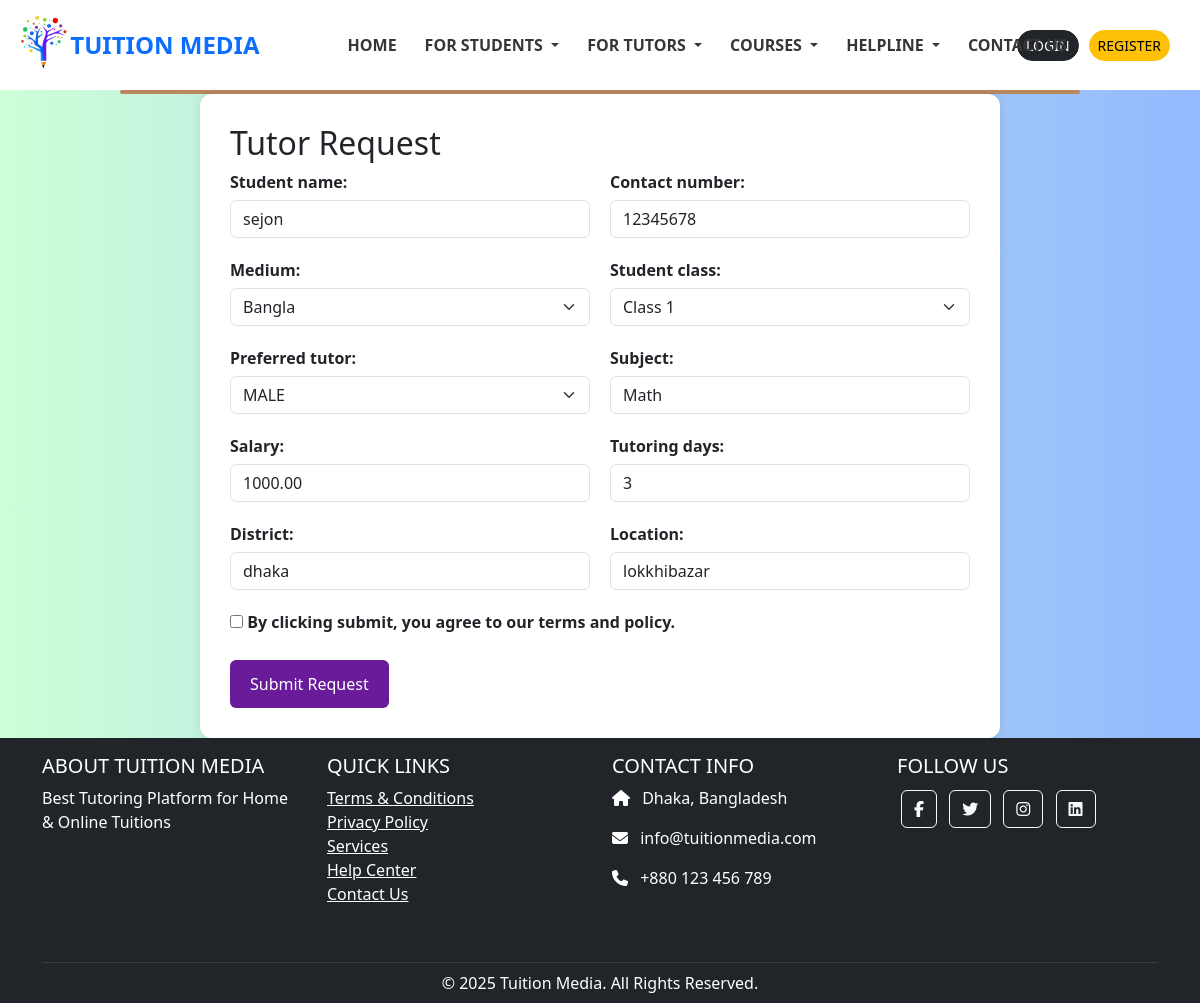
Screenshot of /update/1 with the database file from the repository.
### students/models.py (models this page shows, shortened)
class tutor_request_post(models.Model):
    CLASS_CHOICES = [
        ('Class 1', 'Class 1'),
        ('Class 2', 'Class 2'),
        ('Class 3', 'Class 3'),
        ('Class 4', 'Class 4'),
        ('Class 5', 'Class 5'),
        ('Class 6', 'Class 6'),
        ('Class 7', 'Class 7'),
        ('Class 8', 'Class 8'),
        ('Class 9', 'Class 9'),
        ('Class 10', 'Class 10'),
        ('HSC 1st Year', 'HSC 1st Year'),
        ('HSC 2nd Year', 'HSC 2nd Year'),
    ]
    MEDIUM_CHOICES = [
        ('Bangla', 'Bangla'),
        ('English', 'English'),
    ]
    GENDER_CHOICES = [
        ('MALE', 'MALE'),
        ('FEMALE', 'FEMALE'),
        ('MALE/FEMALE', 'MALE/FEMALE'),
    ]
    student_name = models.CharField(max_length=100)  # blank=False by default
    contact_number = models.CharField(max_length=20, blank=True, null=True)  # Optional
    medium = models.CharField(max_length=20, choices=MEDIUM_CHOICES,default='Bangla')  # Required choice
    student_class = models.CharField(max_length=30, choices=CLASS_CHOICES,default='class 10')  # Required choice
    preferred_tutor = models.CharField(max_length=20, choices=GENDER_CHOICES,default='MALE')  # Required choice
    subject = models.CharField(max_length=100, blank=True, null=True)
    salary = models.DecimalField(max_digits=10, decimal_places=2, blank=True, null=True)
    tutoring_days = models.CharField(max_length=100, blank=True, null=True)
    district = models.CharField(max_length=100, blank=True, null=True)
    location = models.CharField(max_length=100, blank=True, null=True)
    timestamp = models.DateTimeField(auto_now_add=True)

### tutors/views.py (the view)
# urls.py: path('update/<str:id>',tutors_view.update, name='update'),
def update(request,id):
    posts= tutor_request_post.objects.get(pk=id)
    form=TutorRequestForm(instance=posts)
    if request.method=='POST':
        form = TutorRequestForm(request.POST,instance=posts)
        if form.is_valid():
            form.save()
            return redirect('find_tuitions')
    context={
        'form':form,
    }
    return render(request,template_name='tutors/update.html',context=context)

### students/forms.py
class TutorRequestForm(forms.ModelForm):
    class Meta:
        model = tutor_request_post
        fields = '__all__'
        widgets = {
            'student_name': forms.TextInput(attrs={'class': 'form-control', 'placeholder': 'Student Name'}),
            'contact_number': forms.TextInput(attrs={'class': 'form-control', 'placeholder': 'Contact Number'}),
            'medium': forms.Select(attrs={'class': 'form-select'}),
            'student_class': forms.Select(attrs={'class': 'form-select'}),
            'preferred_tutor': forms.Select(attrs={'class': 'form-select'}),
            'subject': forms.TextInput(attrs={'class': 'form-control', 'placeholder': 'Subject'}),
            'salary': forms.NumberInput(attrs={'class': 'form-control', 'placeholder': 'Expected Salary'}),
            'tutoring_days': forms.TextInput(attrs={'class': 'form-control', 'placeholder': 'Tutoring Days (e.g., Sun, Tue, Thu)'}),
            'district': forms.TextInput(attrs={'class': 'form-control', 'placeholder': 'District'}),
            'location': forms.TextInput(attrs={'class': 'form-control', 'placeholder': 'Location'}),
        }

### template/tutors/update.html (shortened to what this page needs)
{% extends 'base.html' %}
{% block content %}
<div class="form-container">
  <h2>Tutor Request</h2>
  <form method="POST">
    <div class="form-row">
      <div class="form-group">
        {{ form.student_name.label_tag }}
        {{ form.student_name }}
      </div>
      <div class="form-group">
        {{ form.contact_number.label_tag }}
        {{ form.contact_number }}
      </div>
    </div>
    <div class="form-row">
      <div class="form-group">
        {{ form.medium.label_tag }}
        {{ form.medium }}
      </div>
      <div class="form-group">
        {{ form.student_class.label_tag }}
        {{ form.student_class }}
      </div>
    </div>
    <div class="form-row">
      <div class="form-group">
        {{ form.preferred_tutor.label_tag }}
        {{ form.preferred_tutor }}
      </div>
      <div class="form-group">
        {{ form.subject.label_tag }}
        {{ form.subject }}
      </div>
    </div>
    <div class="form-row">
      <div class="form-group">
        {{ form.salary.label_tag }}
        {{ form.salary }}
      </div>
      <div class="form-group">
        {{ form.tutoring_days.label_tag }}
        {{ form.tutoring_days }}
      </div>
    </div>
    <div class="form-row">
      <div class="form-group">
        {{ form.district.label_tag }}
        {{ form.district }}
      </div>
      <div class="form-group">
        {{ form.location.label_tag }}
        {{ form.location }}
      </div>
    </div>
    <div class="checkbox-group">
      <label>
        <input type="checkbox" required>
        By clicking submit, you agree to our terms and policy.
      </label>
    </div>
    <button type="submit" class="submit-btn" name="request_tutor">Submit Request</button>
  </form>
</div>
{% endblock %}

### static/CSS/navbar.css (style rules this page uses)
body { margin: 0; padding: 0; background: linear-gradient(to right, #cdffd8, #94b9ff); font-family: 'Segoe UI', sans-serif; }

### template/tutors/update.html (style rules this page uses)
.form-container { max-width: 800px; margin: auto; background: #fff; padding: 30px; border-radius: 12px; box-shadow: 0 0 10px rgba(0,0,0,0.1); }
.form-row { display: flex; justify-content: space-between; gap: 20px; margin-bottom: 20px; }
.form-group { flex: 1; display: flex; flex-direction: column; }
label { font-weight: bold; margin-bottom: 6px; }
input, select { padding: 10px; border: 1px solid #ccc; border-radius: 6px; font-size: 16px; }
.checkbox-group { margin: 20px 0; }
.submit-btn { background-color: #6a1b9a; color: white; padding: 12px 20px; border: none; border-radius: 6px; font-size: 16px; cursor: pointer; }

### rows the page displays
tutor_request_post: student_name "sejon", contact_number "12345678", medium "Bangla", student_class "Class 1", preferred_tutor "MALE", subject "Math", salary "1000.00", tutoring_days "3", district "dhaka", location "lokkhibazar"
